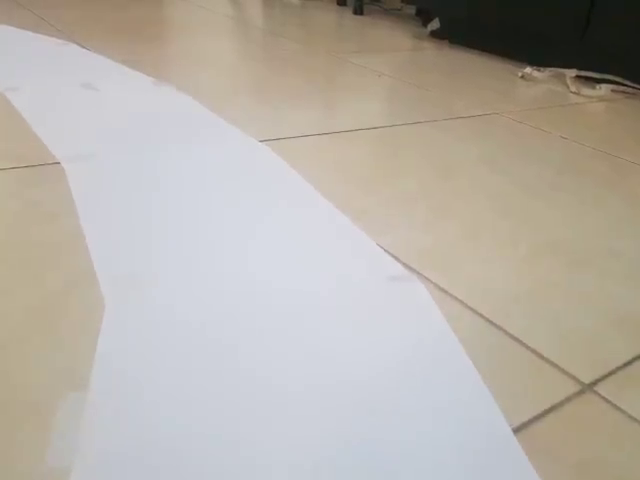
#> input picture frame 73 of vid1.mp4, 640 x 480 px
$ python Warp.py
#> lines starting #> are read from the running program, lines starting #| are printed output that depends on the picture; after the words box and inside, x2 and y2 are one past the last pixel; in counts of white or black regions, pixels touching at a corner belong together
### tuning/warp_utils.py
import cv2
import numpy as np

def nothing(a):
    pass

def initializeTrackbars(intialTracbarVals,wT=480, hT=240):
    cv2.namedWindow("Trackbars")
    cv2.resizeWindow("Trackbars", 360, 240)
    cv2.createTrackbar("Width Top", "Trackbars", intialTracbarVals[0],wT//2, nothing)
    cv2.createTrackbar("Height Top", "Trackbars", intialTracbarVals[1], hT, nothing)
    cv2.createTrackbar("Width Bottom", "Trackbars", intialTracbarVals[2],wT//2, nothing)
    cv2.createTrackbar("Height Bottom", "Trackbars", intialTracbarVals[3], hT, nothing)

def valTrackbars(wT=480, hT=240):
    widthTop = cv2.getTrackbarPos("Width Top", "Trackbars")
    heightTop = cv2.getTrackbarPos("Height Top", "Trackbars")
    widthBottom = cv2.getTrackbarPos("Width Bottom", "Trackbars")
    heightBottom = cv2.getTrackbarPos("Height Bottom", "Trackbars")
    points = np.float32([(widthTop, heightTop), (wT-widthTop, heightTop),
                      (widthBottom , heightBottom ), (wT-widthBottom, heightBottom)])
    return points

def thresholding(img):
    imgHsv = cv2.cvtColor(img,cv2.COLOR_BGR2HSV)
    lowerWhite = np.array([80,0,0])
    upperWhite = np.array([255,160,255])
    maskWhite = cv2.inRange(imgHsv,lowerWhite,upperWhite)
    return maskWhite

def warpImg (img,points,w,h,inv=False):
    pts1 = np.float32(points)
    pts2 = np.float32([[0,0],[w,0],[0,h],[w,h]])
    if inv:
        matrix = cv2.getPerspectiveTransform(pts2,pts1)
    else:
        matrix = cv2.getPerspectiveTransform(pts1,pts2)
    imgWarp = cv2.warpPerspective(img,matrix,(w,h))
    return imgWarp

def drawPoints(img,points):
    for x in range( 0,4):
        cv2.circle(img,(int(points[x][0]),int(points[x][1])),15,(0,0,255),cv2.FILLED)
    return img

### tuning/Warp.py
import cv2
import numpy as np
import warp_utils as utils


def getLaneCurve(img):

    imgCopy = img.copy()

    #### STEP 1
    imgThres = utils.thresholding(img)

    #### STEP 2
    h, w, c = img.shape
    points = utils.valTrackbars()
    imgWarp = utils.warpImg(img, points, w, h)
    imgWarpPoints = utils.drawPoints(imgCopy, points)

    # cv2.imshow('Thres', imgThres)
    cv2.imshow('Warp', imgWarp)
    cv2.imshow('Warp Points', imgWarpPoints)


if __name__ == "__main__":
    cap = cv2.VideoCapture('vid1.mp4')
    intialTracbarVals = [102, 80, 20, 214]
    utils.initializeTrackbars(intialTracbarVals)
    frameCounter = 0
    while True:
        frameCounter += 1
        if cap.get(cv2.CAP_PROP_FRAME_COUNT) == frameCounter:
            cap.set(cv2.CAP_PROP_POS_FRAMES, 0)
            frameCounter = 0

        success, img = cap.read()
#> img is the input picture: shape (480, 640, 3); mean B, G, R 167.4, 175.7, 181.8
        img = cv2.resize(img,(480,240))
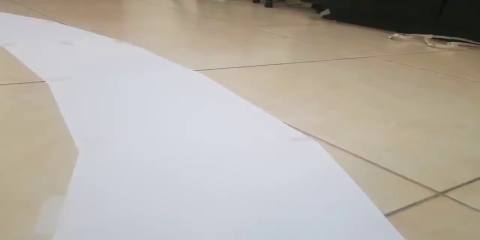
#> img: shape (240, 480, 3); mean B, G, R 167.4, 175.7, 181.9

        getLaneCurve(img)
#> in thresholding, `imgHsv = cv2.cvtColor(img,cv2.COLOR_BGR2HSV)`: imgHsv: shape (240, 480, 3); mean H, S, V 60.4, 35.7, 186.3
#> in thresholding, `maskWhite = cv2.inRange(imgHsv,lowerWhite,upperWhite)`:
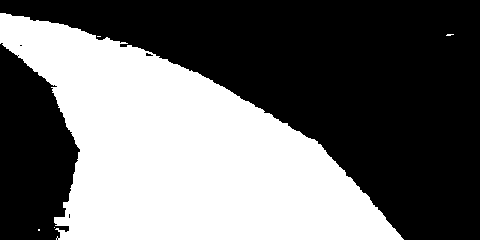
#> maskWhite: shape (240, 480); 42.3% white; 5 white regions (4 under 20 px), largest, box (x1, y1, x2, y2) and area: (0, 13, 404, 240) 48717
#> in warpImg, `imgWarp = cv2.warpPerspective(img,matrix,(w,h))`:
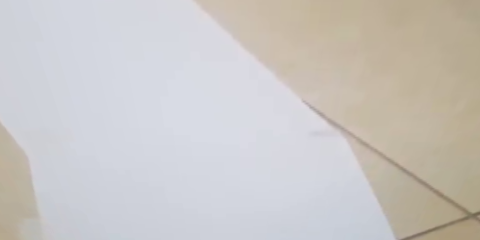
#> imgWarp: shape (240, 480, 3); mean B, G, R 197, 199.3, 202.5
#> after the loop in drawPoints, `for x in range( 0,4):`:
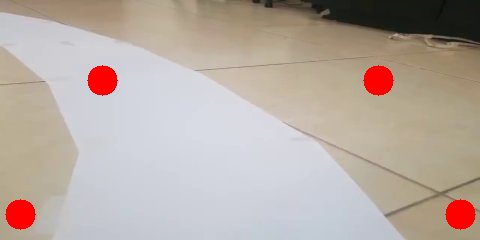
#> img: shape (240, 480, 3); mean B, G, R 163.6, 171.5, 183.7
        # cv2.imshow('Vid', img)
        cv2.waitKey(1)

$ run again, starting later in the video
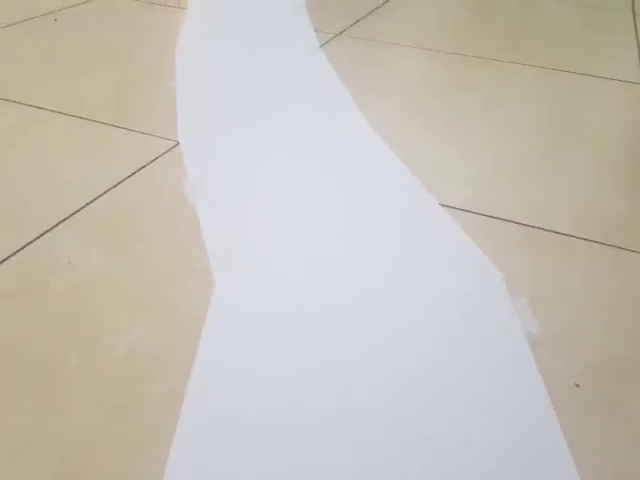
#> input picture frame 329 of vid1.mp4, 640 x 480 px
#> img is the input picture: shape (480, 640, 3); mean B, G, R 184.2, 192.9, 198.1
#> imgHsv: shape (240, 480, 3); mean H, S, V 59.1, 30.5, 202.7
#> in thresholding, `maskWhite = cv2.inRange(imgHsv,lowerWhite,upperWhite)`:
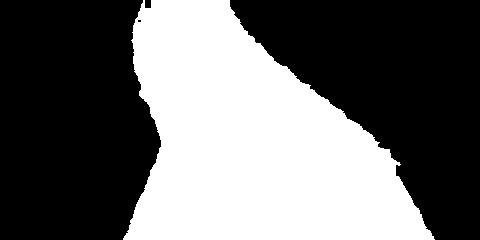
#> maskWhite: shape (240, 480); 41.3% white; 1 white region, box (x1, y1, x2, y2) and area: (123, 0, 435, 240) 47612
#> after the loop in drawPoints, `for x in range( 0,4):`:
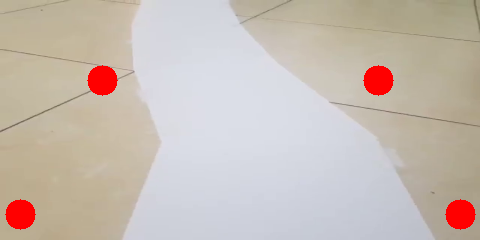
#> img: shape (240, 480, 3); mean B, G, R 180.3, 188.6, 199.8

$ run again, starting later in the video
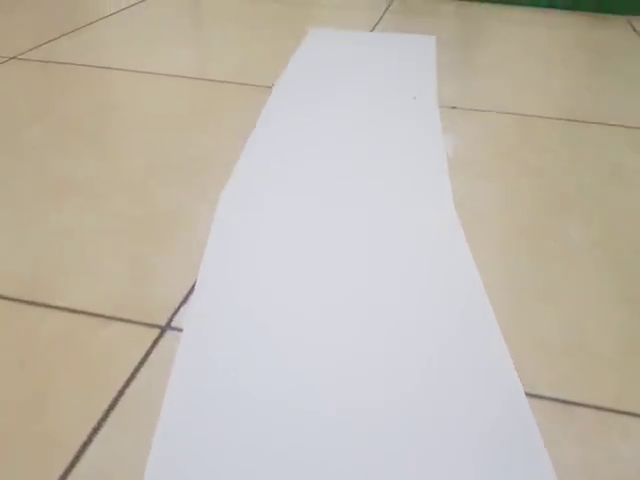
#> input picture frame 586 of vid1.mp4, 640 x 480 px
#> img is the input picture: shape (480, 640, 3); mean B, G, R 174.5, 185.8, 192.9
#> imgHsv: shape (240, 480, 3); mean H, S, V 58.2, 34.5, 196.3
#> in thresholding, `maskWhite = cv2.inRange(imgHsv,lowerWhite,upperWhite)`:
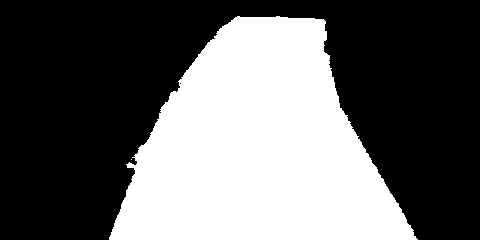
#> maskWhite: shape (240, 480); 39% white; 2 white regions (1 under 20 px), largest, box (x1, y1, x2, y2) and area: (109, 16, 418, 240) 44883
#> after the loop in drawPoints, `for x in range( 0,4):`:
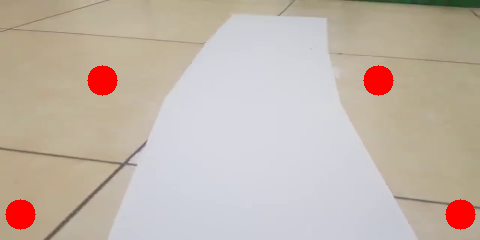
#> img: shape (240, 480, 3); mean B, G, R 170.9, 181.6, 194.7
